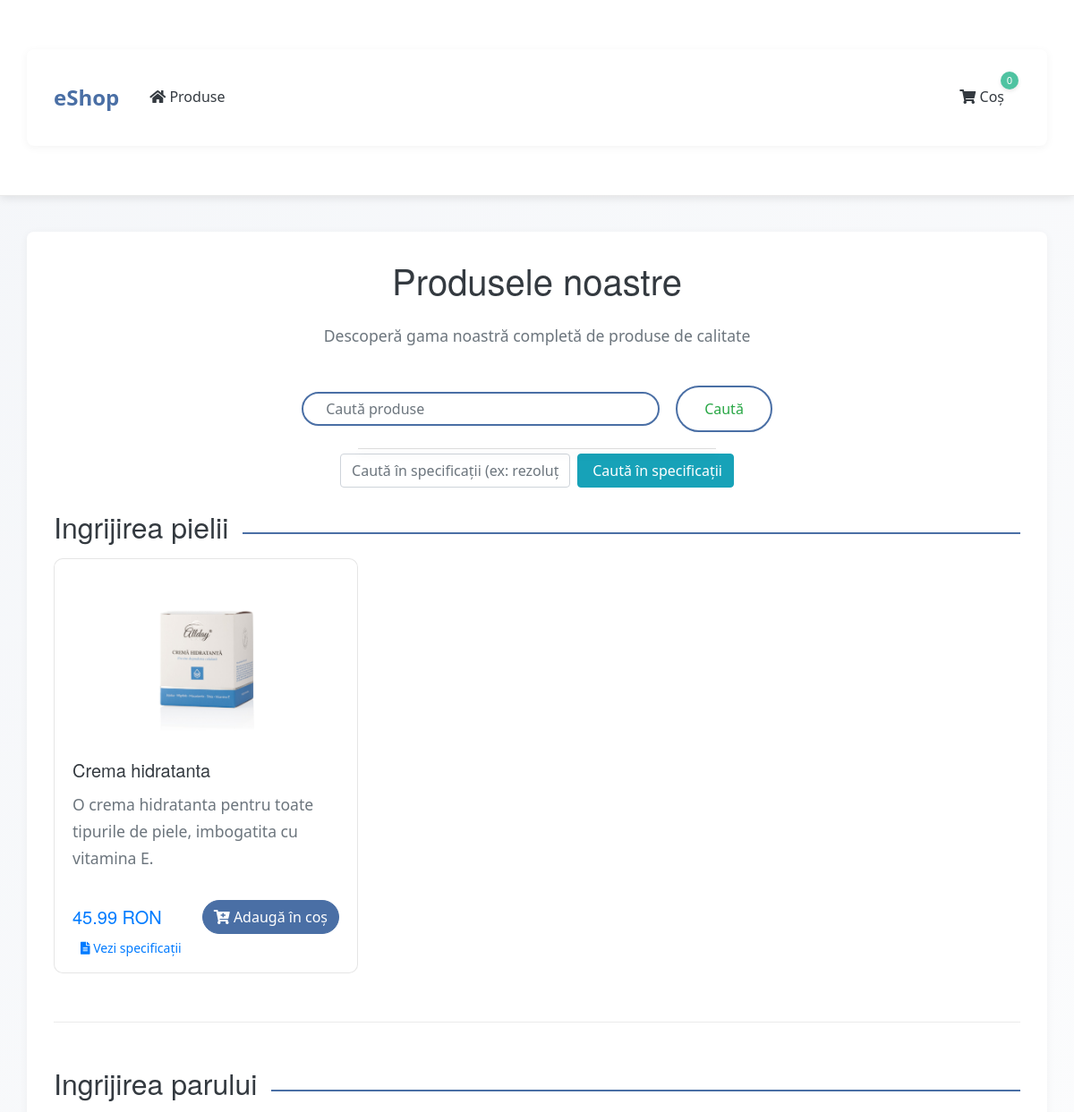
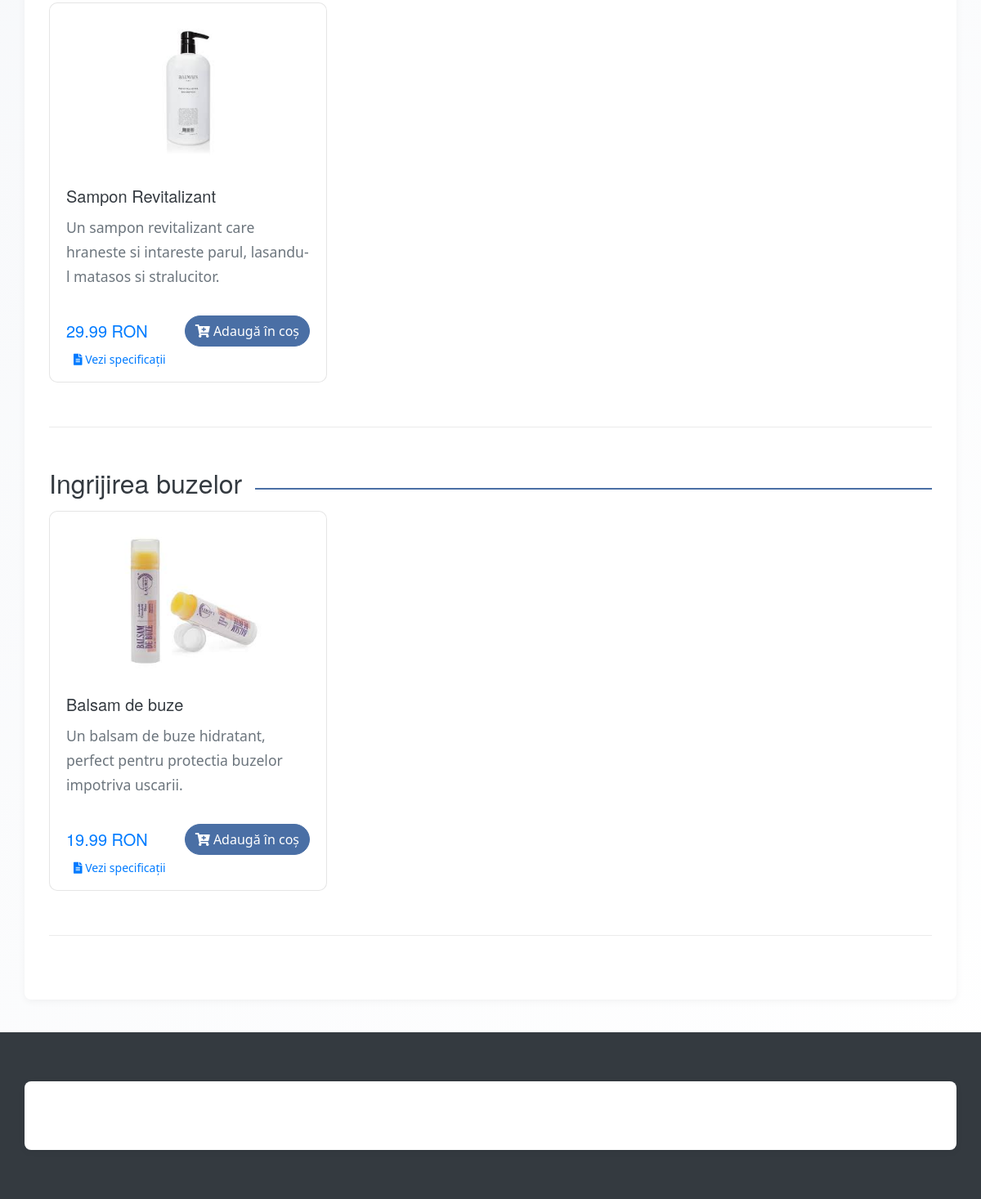
The page / on the database its author committed (2 pictures, top to bottom).
### myapp/models.py (models this page shows, shortened)
class Product(models.Model):
    name = models.CharField(max_length=100)
    description = models.TextField()
    specifications = models.TextField()
    price = models.DecimalField(max_digits=10, decimal_places=2)
    stock = models.IntegerField()
    supplier = models.CharField(max_length=100)
    delivery_method = models.CharField(max_length=100)
    category = models.CharField(max_length=50)
    image_url = models.URLField(max_length=200, blank=True, null=True)

### myapp/views.py (the view)
# urls.py: path('', home, name='home'),
def home(request):
    query = request.GET.get('q')
    if query:
        products = Product.objects.filter(name__icontains=query)
    else:
        products = Product.objects.all()
    products_by_category = {}
    for product in products:
        products_by_category.setdefault(product.category, []).append(product)
    context = {
        'products_by_category': products_by_category,
        'query': query,
    }
    return render(request, 'home.html', context)

### myapp/templates/home.html (shortened to what this page needs)
{% extends 'base.html' %}
{% load static %}
{% block content %}
<div class="row mb-4">
    <div class="col-12">
        <h1 class="text-center mb-4">Produsele noastre</h1>
        <p class="text-center text-muted">Descoperă gama noastră completă de produse de calitate</p>
    </div>
</div>
<form method="GET" action="{% url 'home' %}" class="form-inline my-2 my-lg-0 search-container">
    <input class="form-control mr-sm-2" type="search" placeholder="Caută produse" aria-label="Search" name="q" id="search-input" autocomplete="off">
    <button class="btn btn-outline-success my-2 my-sm-0" type="submit">Caută</button>
    <div id="suggestions" class="list-group position-absolute"></div>
</form>
<div class="my-4 text-center">
    <form method="GET" action="{% url 'search_specs' %}" class="form-inline justify-content-center">
        <input type="text" name="q" class="form-control mr-2" style="max-width: 400px;" placeholder="Caută în specificații (ex: rezoluție 1920x1080)">
        <button type="submit" class="btn btn-info">
             Caută în specificații
        </button>
    </form>
</div>
{% for category, products in products_by_category.items %}
    <div class="category-section mb-5">
        <div class="category-header d-flex align-items-center mb-3">
            <h2 class="mb-0">{{ category }}</h2>
            <hr class="flex-grow-1 ml-3">
        </div>
        <div class="row">
            {% for product in products %}
                <div class="col-md-4 mb-4">
                    <div class="card h-100 product-card">
                        <div class="card-header bg-transparent border-0 text-center">
                            {% if product.name == "Crema hidratanta" %}
                                <img src="{% static 'images/Cutie-crema-hidratanta.jpg' %}" alt="{{ product.name }}" class="img-fluid product-img">
                            {% elif product.name == "Sampon Revitalizant" %}
                                <img src="{% static 'images/images (2).jpeg' %}" alt="{{ product.name }}" class="img-fluid product-img">
                            {% elif product.name == "Balsam de buze" %}
                                <img src="{% static 'images/download.jpeg' %}" alt="{{ product.name }}" class="img-fluid product-img">
                            {% else %}
                                <div class="product-image-placeholder bg-light d-flex align-items-center justify-content-center">
                                    <i class="fas fa-box fa-3x text-muted"></i>
                                </div>
                            {% endif %}
                        </div>
                        <div class="card-body">
                            <h5 class="card-title">{{ product.name }}</h5>
                            <p class="card-text text-muted">{{ product.description }}</p>
                        </div>
                        <div class="card-footer bg-transparent border-top-0">
                            <div class="d-flex justify-content-between align-items-center">
                                <h5 class="text-primary mb-0">{{ product.price }} RON</h5>
                                <a href="{% url 'add_to_cart' product.id %}" class="btn btn-primary add-to-cart-btn">
                                    <i class="fas fa-cart-plus"></i> Adaugă în coș
                                </a>
                            </div>
                            <a href="#" class="btn btn-link btn-sm view-specs-link">
                                <i class="fas fa-file-alt"></i> Vezi specificații
                            </a>
                        </div>
                    </div>
                </div>
            {% endfor %}
        </div>
    </div>
{% empty %}
    <div class="alert alert-info">
        Nu există produse disponibile momentan.
    </div>
{% endfor %}
{% endblock %}

### myapp/templates/base.html (shortened to what this page needs)
<!DOCTYPE html>
<html lang="ro">
<head>
    <link rel="stylesheet" href="https://stackpath.bootstrapcdn.com/bootstrap/4.3.1/css/bootstrap.min.css">
    <link rel="stylesheet" href="https://cdnjs.cloudflare.com/ajax/libs/font-awesome/5.15.3/css/all.min.css">
</head>
<body>
    <nav class="navbar navbar-expand-lg navbar-light">
        <div class="container">
            <a class="navbar-brand" href="{% url 'home' %}">eShop</a>
            <div class="collapse navbar-collapse" id="navbarNav">
                <ul class="navbar-nav mr-auto">
                    <li class="nav-item">
                        <a class="nav-link" href="{% url 'home' %}"><i class="fas fa-home"></i> Produse</a>
                    </li>
                </ul>
                <ul class="navbar-nav">
                    <li class="nav-item">
                        <a class="nav-link cart-icon" href="{% url 'cart' %}">
                            <i class="fas fa-shopping-cart"></i> Coș
                            <span class="cart-badge" id="cart-count">0</span>
                        </a>
                    </li>
                </ul>
            </div>
        </div>
    </nav>
    <div class="container">
        {% block content %}
        {% endblock %}
    </div>
    <footer class="footer">
        <div class="container text-center">
            <p>&copy; 2025 eShop - Toate drepturile rezervate</p>
        </div>
    </footer>
</body>
</html>

### myapp/templates/base.html (style rules this page uses)
:root { --primary-color: #4a6fa5; --secondary-color: #166088; --accent-color: #4fc3a1; --light-bg: #f8f9fa; --dark-text: #343a40; }
body { font-family: 'Segoe UI', Tahoma, Geneva, Verdana, sans-serif; color: var(--dark-text); background-color: #f4f6f9; line-height: 1.6; }
.navbar { background-color: white !important; box-shadow: 0 2px 10px rgba(0, 0, 0, 0.1); padding: 15px 0; border-bottom: 1px solid #eaeaea; }
.navbar-brand { font-weight: bold; color: var(--primary-color) !important; font-size: 1.5rem; }
.nav-link { color: var(--dark-text) !important; font-weight: 500; margin: 0 10px; transition: color 0.3s, transform 0.3s; }
.cart-icon { position: relative; }
.cart-badge { position: absolute; top: -8px; right: -8px; background-color: var(--accent-color); color: white; border-radius: 50%; width: 20px; height: 20px; font-size: 0.7rem; display: flex; justify-content: center; align-items: center; box-shadow: 0 2px 4px rgba(0,0,0,0.1); }
.container { padding: 30px; background-color: white; border-radius: 8px; box-shadow: 0 2px 10px rgba(0, 0, 0, 0.05); margin-top: 40px; margin-bottom: 40px; }
.footer { background-color: var(--dark-text); color: white; padding: 20px 0; margin-top: 40px; }
.footer p { margin: 0; font-size: 0.9rem; }
.btn-primary { background-color: var(--primary-color); border-color: var(--primary-color); transition: background-color 0.3s, border-color 0.3s; }

### myapp/templates/home.html (style rules this page uses)
body { background: linear-gradient(135deg, #f4f6f9, #ffffff); }
.container { margin-top: 40px; margin-bottom: 40px; }
.search-container { position: relative; display: flex; justify-content: center; margin-bottom: 40px; }
form.form-inline input[type="search"] { border-radius: 50px; padding: 12px 25px; border: 2px solid var(--primary-color); transition: border-color 0.3s, box-shadow 0.3s; width: 100%; max-width: 400px; }
form.form-inline .btn-outline-success { border-radius: 50px; padding: 12px 30px; border: 2px solid var(--primary-color); transition: background-color 0.3s, border-color 0.3s; margin-left: 10px; }
#suggestions { top: 70px; left: 50%; transform: translateX(-50%); width: 90%; max-width: 400px; border: 1px solid #ddd; border-top: none; border-radius: 0 0 8px 8px; box-shadow: 0 6px 10px rgba(0, 0, 0, 0.15); background-color: #fff; }
.category-header hr { border-top: 2px solid var(--primary-color); margin-bottom: 0; }
.product-card { transition: transform 0.4s, box-shadow 0.4s; border-radius: 10px; overflow: hidden; border: 1px solid rgba(0, 0, 0, 0.1); opacity: 0; animation: fadeInUp 0.8s forwards; }
.product-img { height: 180px; object-fit: cover; transition: transform 0.4s; }
.category-section { padding-bottom: 30px; border-bottom: 1px solid rgba(0, 0, 0, 0.08); margin-bottom: 30px; }
.add-to-cart-btn { border-radius: 25px; transition: background-color 0.3s, transform 0.3s; }
.view-specs-link { transition: color 0.3s; }
h1, h2, h5 { font-family: 'Helvetica Neue', sans-serif; }
p { font-size: 1.1rem; line-height: 1.7; }

### rows shown on the page
Product: category "Ingrijirea pielii", name "Crema hidratanta", description "O crema hidratanta pentru toate tipurile de piele, imbogatita cu vitamina E.", price "45.99"
Product: category "Ingrijirea parului", name "Sampon Revitalizant", description "Un sampon revitalizant care hraneste si intareste parul, lasandu-l matasos si stralucitor.", price "29.99"
Product: category "Ingrijirea buzelor", name "Balsam de buze", description "Un balsam de buze hidratant, perfect pentru protectia buzelor impotriva uscarii.", price "19.99"
